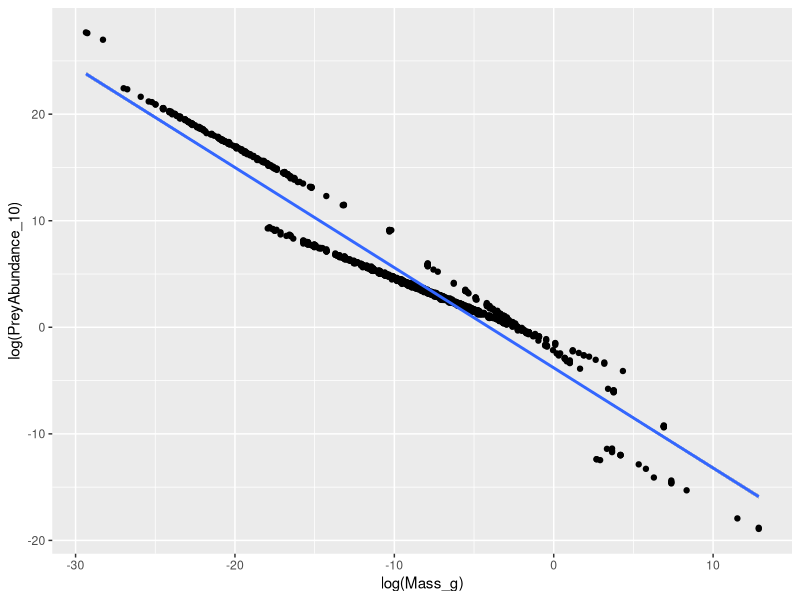
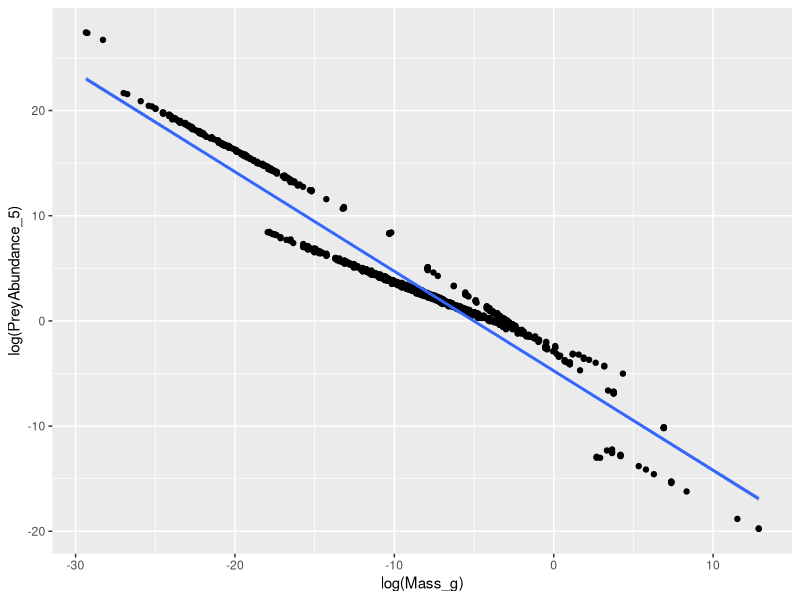
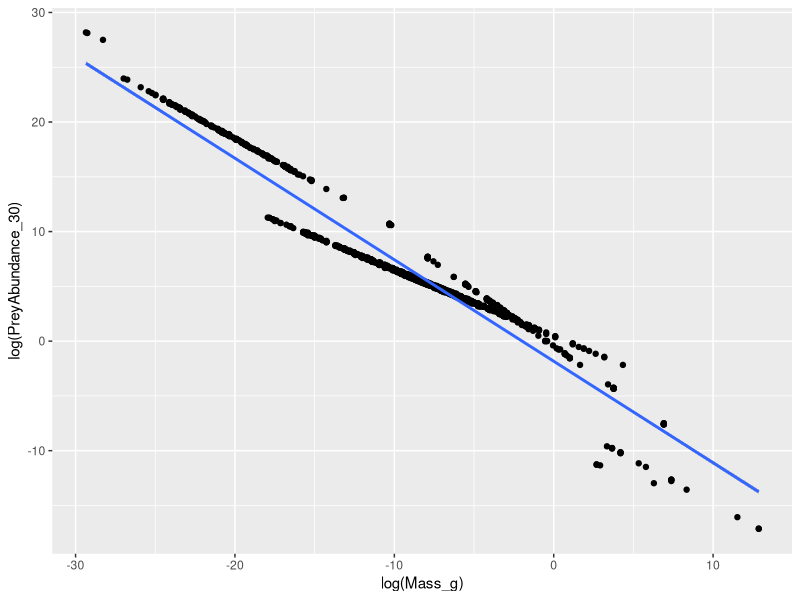
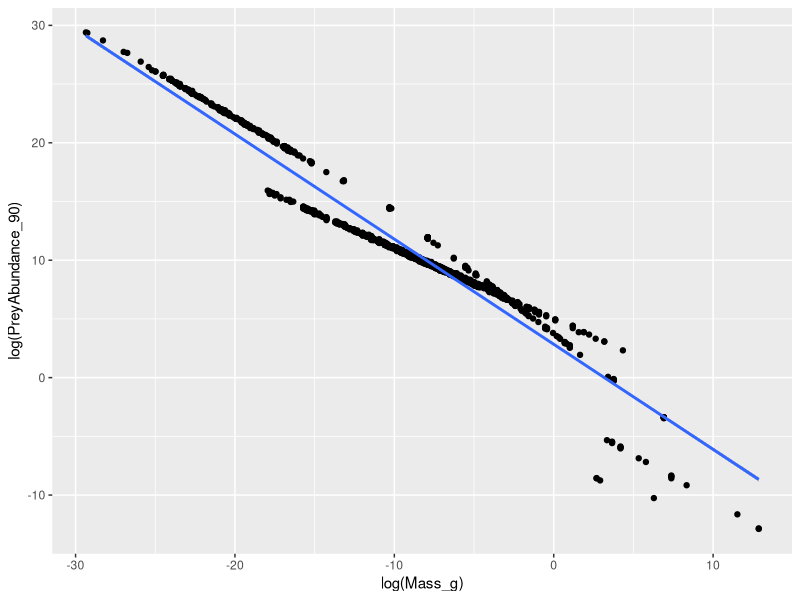
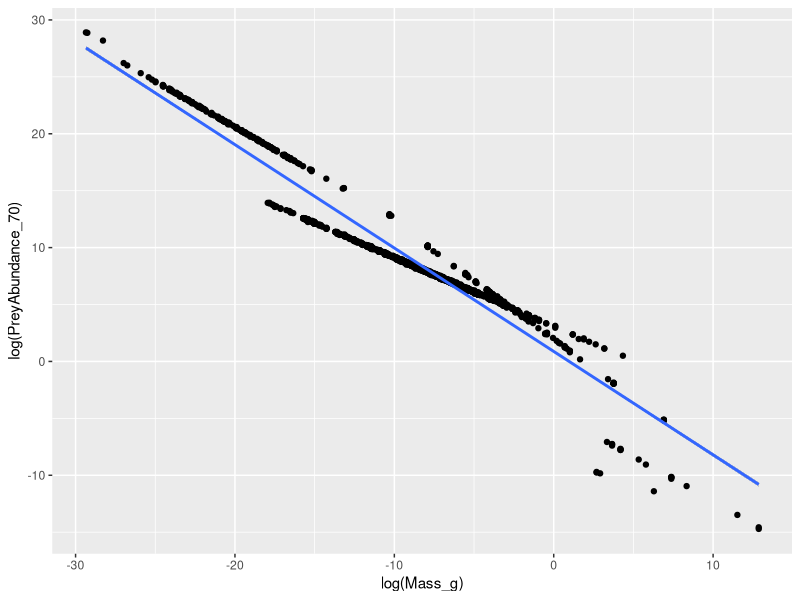
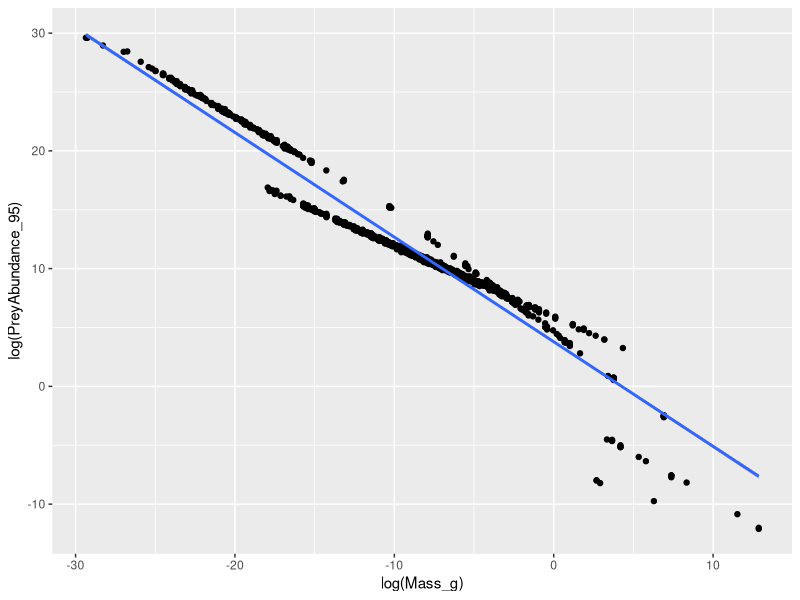
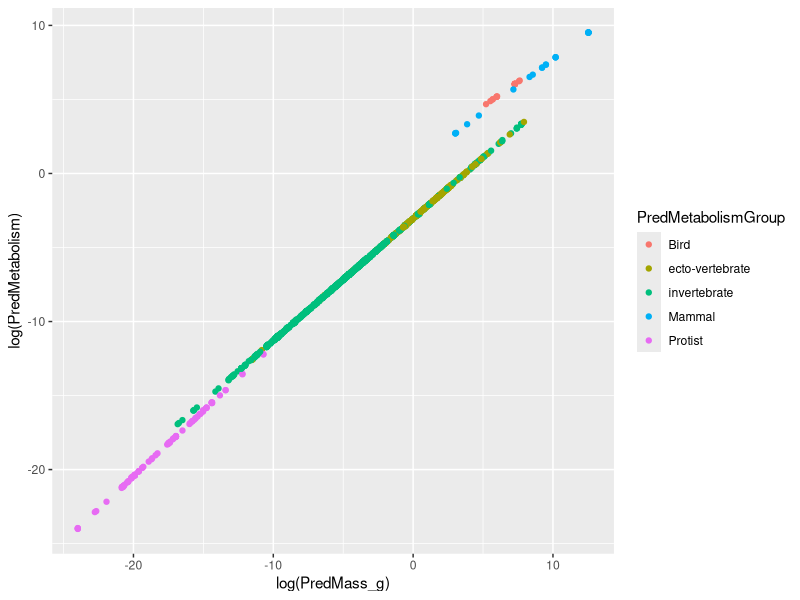
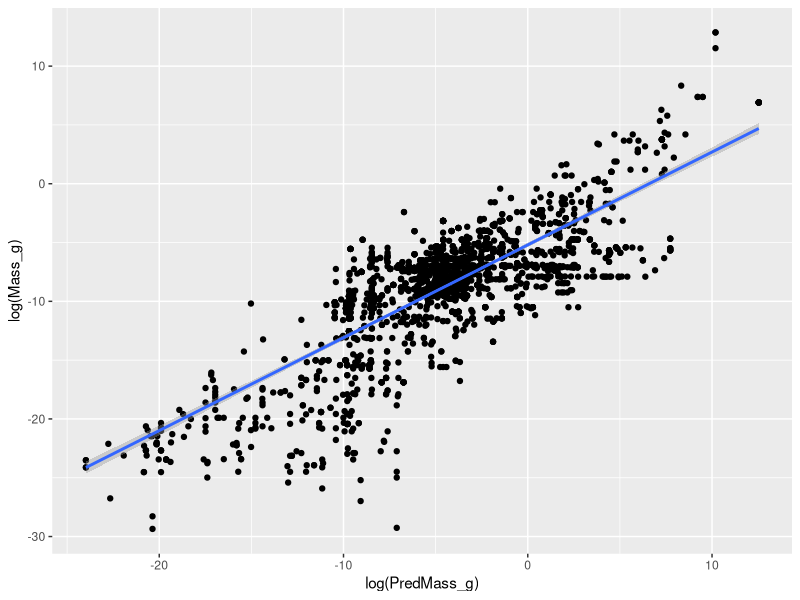

Here is the R script that generated these plots, in order:
################################################################################
### sensitivity analysis -- allometric scaling
################################################################################

### load packages

library(ggplot2); library(dplyr); library(cowplot);

### set directory to processed data folder

setwd("~/GitHub/FR_Prediction/Processed Data")

### load data

forage <- read.csv('forage_modified.csv')

forage <- forage %>% filter(Fittted.h..day. > 1e-6)

### change some column names

colnames(forage)[c(43,46)] <- c('Obs_a', 'Obs_h')

### get empirical scalings 

# Low prey density

lowdensfit_10 <- lm(log(PreyAbundance_10) ~ log(Mass_g), data = forage)

ggplot(data = forage, aes(x = log(Mass_g), y = log(PreyAbundance_10))) + geom_point() + 
  geom_smooth(method = 'lm') 

lowdensfit_5 <- lm(log(PreyAbundance_5) ~ log(Mass_g), data = forage)

ggplot(data = forage, aes(x = log(Mass_g), y = log(PreyAbundance_5))) + geom_point() + 
  geom_smooth(method = 'lm') 

lowdensfit_30 <- lm(log(PreyAbundance_30) ~ log(Mass_g), data = forage)

ggplot(data = forage, aes(x = log(Mass_g), y = log(PreyAbundance_30))) + geom_point() + 
  geom_smooth(method = 'lm') 

# High Prey Density

highdensfit_90 <- lm(log(PreyAbundance_90) ~ log(Mass_g), data = forage)

ggplot(data = forage, aes(x = log(Mass_g), y = log(PreyAbundance_90))) + geom_point() + 
  geom_smooth(method = 'lm') 

highdensfit_70 <- lm(log(PreyAbundance_70) ~ log(Mass_g), data = forage)

ggplot(data = forage, aes(x = log(Mass_g), y = log(PreyAbundance_70))) + geom_point() + 
  geom_smooth(method = 'lm') 

highdensfit_95 <- lm(log(PreyAbundance_95) ~ log(Mass_g), data = forage)

ggplot(data = forage, aes(x = log(Mass_g), y = log(PreyAbundance_95))) + geom_point() + 
  geom_smooth(method = 'lm') 

# Predator Metabolism

demandfit <- lm(log(PredMetabolism) ~ log(PredMass_g), data = forage)

ggplot(data = forage, aes(x = log(PredMass_g), y = log(PredMetabolism), color = PredMetabolismGroup)) + geom_point()

# Prey and Predator Masses

predtopreyfit <- lm(log(Mass_g) ~ log(PredMass_g), data = forage) 

ggplot(data = forage, aes(x = log(PredMass_g), y = log(Mass_g))) + geom_point() + 
  geom_smooth(method = 'lm')

preytopredfit <- lm(log(PredMass_g) ~ log(Mass_g), data = forage)

ggplot(data = forage, aes(x = log(Mass_g), y = log(PredMass_g))) + geom_point() + 
  geom_smooth(method = 'lm')

### predictions for intercept and slope of the space clearance rate allometric scaling

### we need values for delta_0, delta, mu_0P, mu_P, eta_0low, eta_low, and E

delta_0 <- exp(coef(demandfit)[1])

delta <- coef(demandfit)[2]

mu_0P <- exp(coef(predtopreyfit)[1])

mu_P <- coef(predtopreyfit)[2]

eta_0low_5 <- exp(coef(lowdensfit_5)[1])

eta_low_5 <- coef(lowdensfit_5)[2]

eta_0low_10 <- exp(coef(lowdensfit_10)[1])

eta_low_10 <- coef(lowdensfit_10)[2]

eta_0low_30 <- exp(coef(lowdensfit_30)[1])

eta_low_30 <- coef(lowdensfit_30)[2]

E <- 5.6

### calculate intercept and slope of space clearance rate allometric scaling 
### for varying low prey density percentiles

### 5th percentile

scr_int_5 <- log(delta_0*mu_0P^(-eta_low_5-1)/(eta_0low_5*E))

scr_slope_5 <- delta+mu_P*(-eta_low_5-1)

### 10th percentile

scr_int_10 <- log(delta_0*mu_0P^(-eta_low_10-1)/(eta_0low_10*E))

scr_slope_10 <- delta+mu_P*(-eta_low_10-1)

### 30th percentile

scr_int_30 <- log(delta_0*mu_0P^(-eta_low_30-1)/(eta_0low_30*E))

scr_slope_30 <- delta+mu_P*(-eta_low_30-1)

### make plot with each of the different lines a different color

# make a data frame for the line information

scr_line_data <- data.frame(Low = factor(c('5th', '10th', '30th'), levels = c('5th', '10th', '30th')),
                            Intercept = c(scr_int_5, scr_int_10, scr_int_30),
                            Slope = c(scr_slope_5, scr_slope_10, scr_slope_30))

# observed relationship

summary(lm(formula = log(Obs_a) ~ log(PredMass_g), data = forage))

confint(lm(formula = log(Obs_a) ~ log(PredMass_g), data = forage))

scr_allometry_sensplot <- ggplot(data = forage, aes(x = log(PredMass_g), y = log(Obs_a))) + geom_point(alpha = 0.15) + 
  geom_abline(slope = 0.8, intercept = -2.14, linewidth = 1) + 
  geom_abline(data = scr_line_data, aes(slope = Slope, intercept = Intercept, color = Low), linewidth = 1, linetype = 'dashed') +
  scale_color_brewer(palette = 'Dark2') + guides(color = guide_legend(title = 'Low Prey Density\nPercentile')) + 
  theme_cowplot() + xlab('log Predator Mass (g)') + ylab('log Observed Space\nClearance Rate')

### set directory to outputs folder

setwd("~/GitHub/FR_Prediction/Outputs")

### save plot

save_plot(filename = 'scr_allometry_sens_plot.png', plot = scr_allometry_sensplot, bg = 'white')

### predictions for intercept and slope of the handling time allometric relationship##Low# predictions for intercept and slope of the handling time allometric relationship
### here we will have 27 different combinations 

### beyond the parameters we already have, we also need IS, eta_0high, eta_high

IS_9 <- 0.9

IS_95 <- 0.95

IS_7 <- 0.7

eta_0high_90 <- exp(coef(highdensfit_90)[1])

eta_high_90 <- coef(highdensfit_90)[2]

eta_0high_95 <- exp(coef(highdensfit_95)[1])

eta_high_95 <- coef(highdensfit_95)[2]

eta_0high_70 <- exp(coef(highdensfit_70)[1])

eta_high_70 <- coef(highdensfit_70)[2]

### for each of the combinations can calculate an intercept and slope

### IS = 0.9, high = 90th percentile


hand_int_IS_9_high_9_low_10 <- log(IS_9*eta_0low_10*E/((1 - IS_9)*delta_0*eta_0high_90))
  
# check to see exponent for prey size scaling

1 + eta_low_10 - eta_high_90

# 0.96 -- close to 1

# as long as this scaling is true, predator mass just scales with metabolic rate
# so the slope is the same for everything

hand_int_IS_9_high_9_low_5 <- log(IS_9*eta_0low_5*E/((1 - IS_9)*delta_0*eta_0high_90))

# check exponent

1 + eta_low_5 - eta_high_90

# 0.95 -- close to 1

hand_int_IS_9_high_9_low_30 <- log(IS_9*eta_0low_30*E/((1 - IS_9)*delta_0*eta_0high_90))

# check exponent

1 + eta_low_30 - eta_high_90

# 0.97 -- close to 1

### IS = 0.9, high = 0.95

hand_int_IS_9_high_95_low_5 <- log(IS_9*eta_0low_5*E/((1 - IS_9)*delta_0*eta_0high_95))

# check exponent

1 + eta_low_5 - eta_high_95

# 0.94 -- close to 1

hand_int_IS_9_high_95_low_10 <- log(IS_9*eta_0low_10*E/((1 - IS_9)*delta_0*eta_0high_95))

# check exponent

1 + eta_low_10 - eta_high_95

# 0.95 -- close to 1

hand_int_IS_9_high_95_low_30 <- log(IS_9*eta_0low_30*E/((1 - IS_9)*delta_0*eta_0high_95))

# check exponent

1 + eta_low_30 - eta_high_95

# 0.96 -- close to 1

### IS = 0.9, high = 70th percentile

hand_int_IS_9_high_70_low_5 <- log(IS_9*eta_0low_5*E/((1 - IS_9)*delta_0*eta_0high_70))

# check exponent

1 + eta_low_5 - eta_high_70

# 0.96 -- close to 1

hand_int_IS_9_high_70_low_10 <- log(IS_9*eta_0low_10*E/((1 - IS_9)*delta_0*eta_0high_70))

# check exponent

1 + eta_low_10 - eta_high_70

# 0.97 -- close to 1

hand_int_IS_9_high_70_low_30 <- log(IS_9*eta_0low_30*E/((1 - IS_9)*delta_0*eta_0high_70))

# check exponent

1 + eta_low_30 - eta_high_70

# 0.98 -- close to 1

# should have all of the combinations of slopes now meaning that all of the prey scalings
# are near one and justify our approximation using the prey-mass-specific handling time


### IS = 0.95, high = 95th percentile

hand_int_IS_95_high_95_low_5 <- log(IS_95*eta_0low_5*E/((1 - IS_95)*delta_0*eta_0high_95))

hand_int_IS_95_high_95_low_10 <- log(IS_95*eta_0low_10*E/((1 - IS_95)*delta_0*eta_0high_95))

hand_int_IS_95_high_95_low_30 <- log(IS_95*eta_0low_30*E/((1 - IS_95)*delta_0*eta_0high_95))

### IS = 0.95, high = 90th percentile

hand_int_IS_95_high_90_low_5 <- log(IS_95*eta_0low_5*E/((1 - IS_95)*delta_0*eta_0high_90))

hand_int_IS_95_high_90_low_10 <- log(IS_95*eta_0low_10*E/((1 - IS_95)*delta_0*eta_0high_90))

hand_int_IS_95_high_90_low_30 <- log(IS_95*eta_0low_30*E/((1 - IS_95)*delta_0*eta_0high_90))

### IS = 0.95, high = 70th percentile

hand_int_IS_95_high_70_low_5 <- log(IS_95*eta_0low_5*E/((1 - IS_95)*delta_0*eta_0high_70))

hand_int_IS_95_high_70_low_10 <- log(IS_95*eta_0low_10*E/((1 - IS_95)*delta_0*eta_0high_70))

hand_int_IS_95_high_70_low_30 <- log(IS_95*eta_0low_30*E/((1 - IS_95)*delta_0*eta_0high_70))

### IS = 0.7, high = 95th percentile

hand_int_IS_70_high_95_low_5 <- log(IS_7*eta_0low_5*E/((1 - IS_7)*delta_0*eta_0high_95))

hand_int_IS_70_high_95_low_10 <- log(IS_7*eta_0low_10*E/((1 - IS_7)*delta_0*eta_0high_95))

hand_int_IS_70_high_95_low_30 <- log(IS_7*eta_0low_30*E/((1 - IS_7)*delta_0*eta_0high_95))

### IS = 0.7, high = 90th percentile

hand_int_IS_70_high_90_low_5 <- log(IS_7*eta_0low_5*E/((1 - IS_7)*delta_0*eta_0high_90))

hand_int_IS_70_high_90_low_10 <- log(IS_7*eta_0low_10*E/((1 - IS_7)*delta_0*eta_0high_90))

hand_int_IS_70_high_90_low_30 <- log(IS_7*eta_0low_30*E/((1 - IS_7)*delta_0*eta_0high_90))

### IS = 0.7, high = 70th percentile

hand_int_IS_70_high_70_low_5 <- log(IS_7*eta_0low_5*E/((1 - IS_7)*delta_0*eta_0high_70))

hand_int_IS_70_high_70_low_10 <- log(IS_7*eta_0low_10*E/((1 - IS_7)*delta_0*eta_0high_70))

hand_int_IS_70_high_70_low_30 <- log(IS_7*eta_0low_30*E/((1 - IS_7)*delta_0*eta_0high_70))

### that should be all of the combinations 

### want to make a plot that has lines for each combination. Similar to sensitivity 

# create a data frame to store the intercept data for the lines

hand_line_data <- data.frame(IS = rep(c('0.7','0.9','0.95'), each = 9),
                             Nhigh = rep(rep(c('70th','90th','95th'), each = 3), times = 3),
                             Nlow = rep(c('5th', '10th', '30th'), times = 9))

# add slope of line which is the same for all of them

hand_line_data$Slope <- -delta

# add intercept data

hand_line_data$Intercept <- c(hand_int_IS_70_high_70_low_5, hand_int_IS_70_high_70_low_10,
                              hand_int_IS_70_high_70_low_30, hand_int_IS_70_high_90_low_5,
                              hand_int_IS_70_high_90_low_10, hand_int_IS_70_high_90_low_30,
                              hand_int_IS_70_high_95_low_5, hand_int_IS_70_high_95_low_10,
                              hand_int_IS_70_high_95_low_30, hand_int_IS_9_high_70_low_5,
                              hand_int_IS_9_high_70_low_10, hand_int_IS_9_high_70_low_30,
                              hand_int_IS_95_high_90_low_5, hand_int_IS_9_high_9_low_10,
                              hand_int_IS_9_high_9_low_30, hand_int_IS_9_high_95_low_5,
                              hand_int_IS_9_high_95_low_10, hand_int_IS_9_high_95_low_30,
                              hand_int_IS_95_high_70_low_5, hand_int_IS_95_high_70_low_10,
                              hand_int_IS_95_high_70_low_30, hand_int_IS_95_high_90_low_5,
                              hand_int_IS_95_high_90_low_10, hand_int_IS_95_high_90_low_30,
                              hand_int_IS_95_high_95_low_5, hand_int_IS_95_high_95_low_10,
                              hand_int_IS_95_high_95_low_30)

# observed relationship

summary(lm(log(Obs_h/Mass_g) ~ log(PredMass_g), data = forage))

confint(lm(log(Obs_h/Mass_g) ~ log(PredMass_g), data = forage))

# expand forage such that there is a copy for each of the combinations of IS, Nhigh, and Nlow

forage_sens_exp <- data.frame(Obs_h = rep(forage$Obs_h, times = 27),
                              Mass_g = rep(forage$Mass_g, times = 27),
                              PredMass_g = rep(forage$PredMass_g, times = 27))


forage_sens_exp$IS <- rep(hand_line_data$IS, each = 2162)

forage_sens_exp$Nhigh <- rep(hand_line_data$Nhigh, each = 2162)

forage_sens_exp$Nlow <- rep(hand_line_data$Nlow, each = 2162)

# labels for the facets

Nlow_names <- list(
  '5th'=expression(N[low]*'='*5^th~percentile),
  '10th'=expression(N[low]*'='*10^th~percentile),
  '30th'=expression(N[low]*'='*30^th~percentile)
)

Nhigh_names = list(
  '70th'=expression(N[high]*'='*70^th~percentile),
  '90th'=expression(N[high]*'='*90^th~percentile),
  '95th'=expression(N[high]*'='*95^th~percentile)
)

facet_labeller <- function(variable,value){
  if(variable == "Nlow"){
    return(Nlow_names[value])
  } else {
    return(Nhigh_names[value])
  }
}

# make plots 

forage_sens_exp$Nlow <- factor(forage_sens_exp$Nlow, levels = c('5th', '10th', '30th'))

handling_allometry_sensplot <- ggplot(data = forage_sens_exp, aes(x = log(PredMass_g), y = log(Obs_h/Mass_g))) + geom_point(alpha = 0.05) + 
  geom_abline(slope = -0.84616, intercept = 0.243, linewidth = 1) + 
  facet_grid(rows = Nlow ~ Nhigh, labeller = facet_labeller) + 
  geom_abline(data = hand_line_data, aes(slope = Slope, intercept = Intercept, color = IS), linetype = 'dashed', linewidth = 1) + 
  theme_cowplot() + scale_color_brewer(palette = "Dark2") + guides(color = guide_legend(title = expression(I[S]))) + 
  xlab('log Predator Mass (g)') + ylab('log Handling Time/Prey Mass')

save_plot(filename = 'handling_allometry_sensplot.png', plot = handling_allometry_sensplot, nrow = 1.5, ncol = 1.5, bg = 'white')














































































